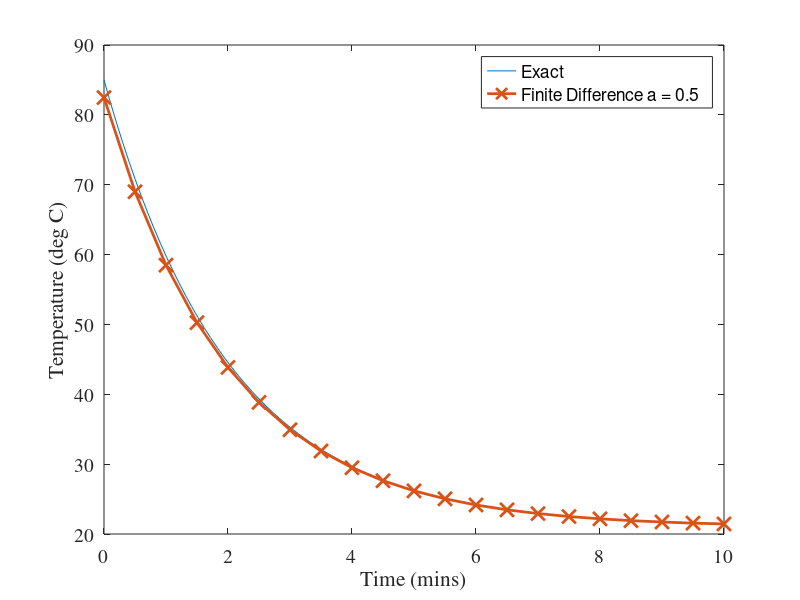

Reproduce this figure in MATLAB.
%% Known Info
tn = 10;        % RH edge
t0 = 0;         % LH edge
a = .5;         % Grid point spacing

%% Setup Linear System
t = t0:a:tn;                % Vector of grid points
A = zeros(length(t));       % Empty matrix of coefficeints
b = zeros(length(t), 1);    % Empty vector of RH side of equations

% Build in a loop
for i = 1 : length(t)
   if i == 1
       A(i, i + 1) = 1 / a;
       b(i) = 85 / a - 32;
   elseif i == length(t)
       A(i, i) = (0.5 + 1 / a);
       A(i, i - 1) = - 1 / a;
       b(i) = 10.5;
   else
       A(i, i + 1) = 1 / (2 * a);
       A(i, i) = 0.5;
       A(i, i - 1) = - 1 / (2 * a);
       b(i) = 10.5;
       
   end
end

%% Solve Linear System
T = A \ b;

%% Plot
t_an = linspace(0, 10, 100);
T_an = 21 + 64 * exp(-0.5 * t_an);
plot(t_an, T_an, '-', t, T, '-x', 'linewidth', 2, 'markersize', 10);
xlabel('Time (mins)');
ylabel('Temperature (deg C)');
legend('Exact', ['Finite Difference a = ' num2str(a)])
set(gca, 'FontName', 'Times', 'FontSize', 14);
